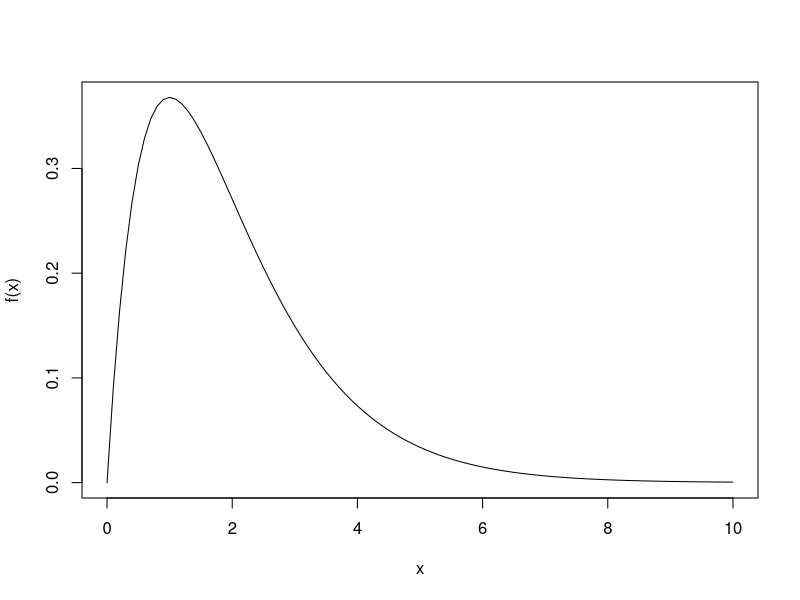
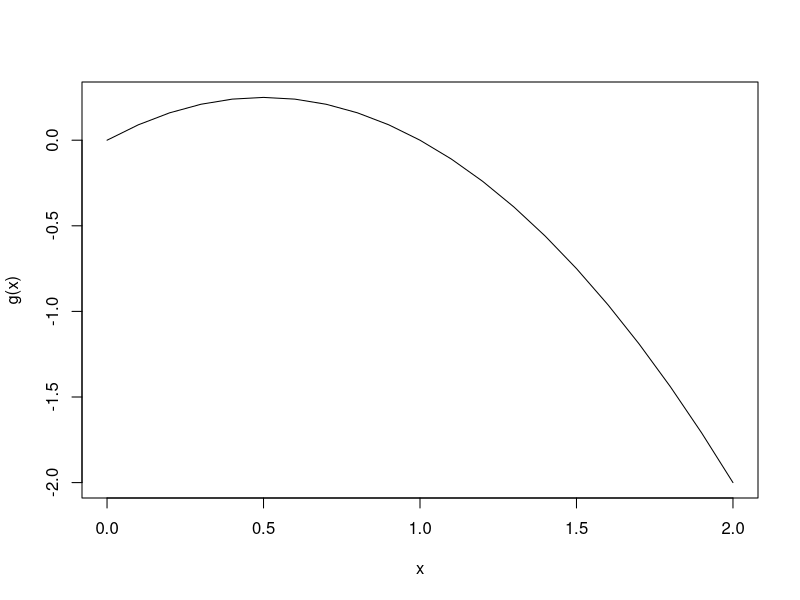
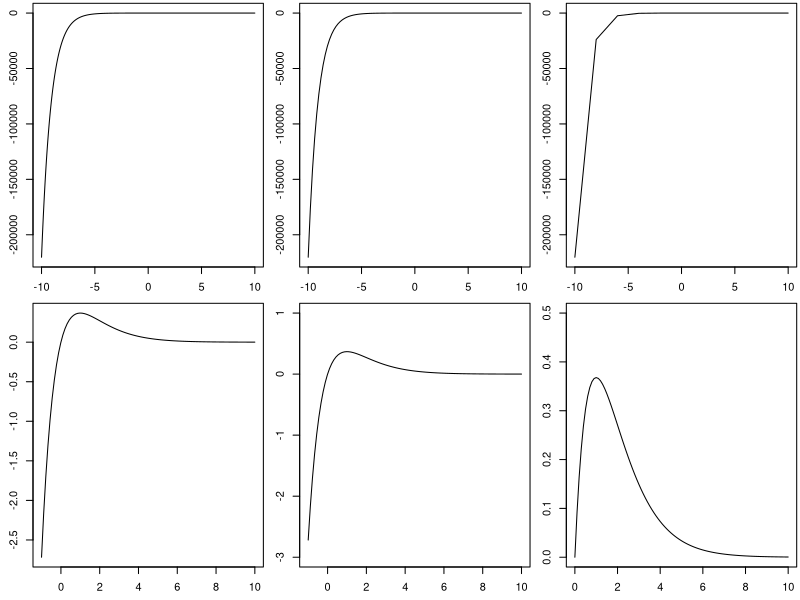
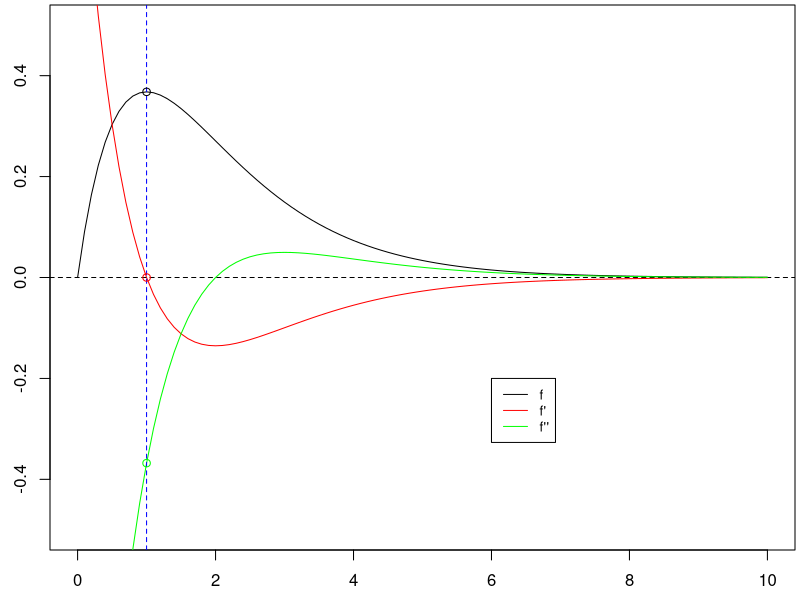
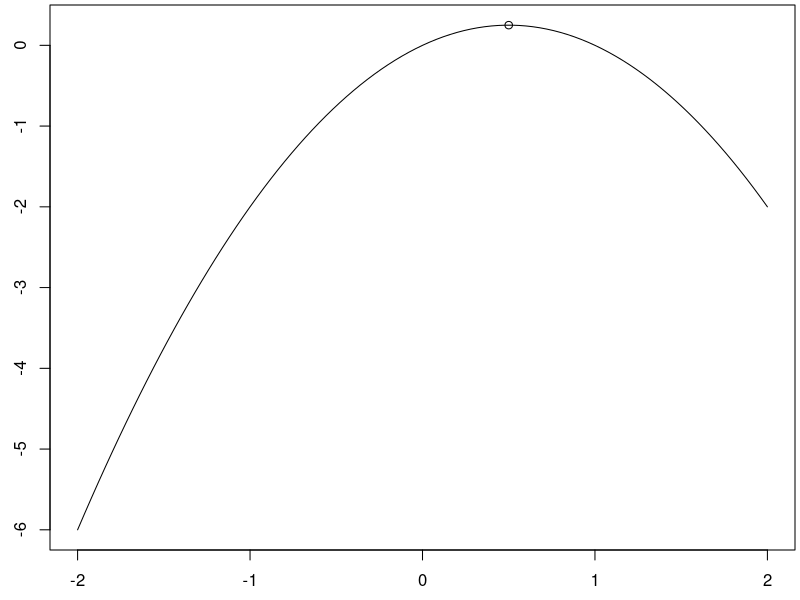
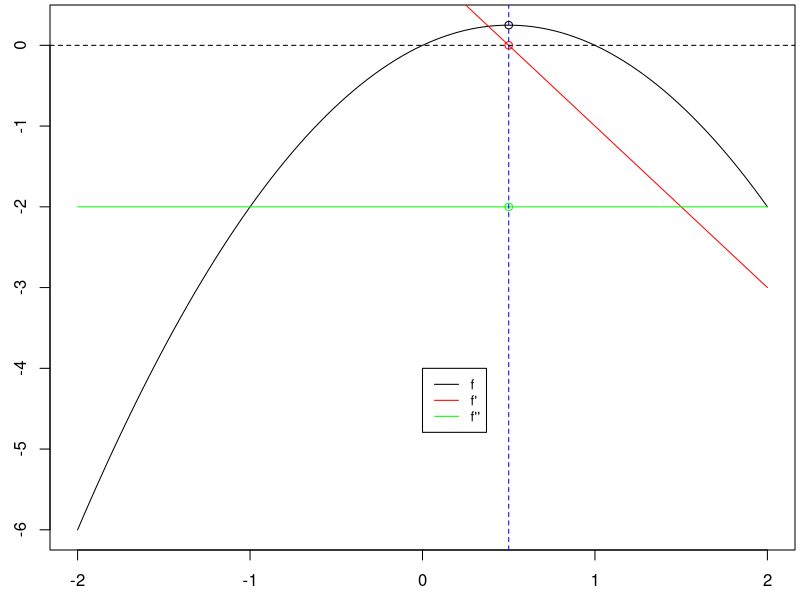
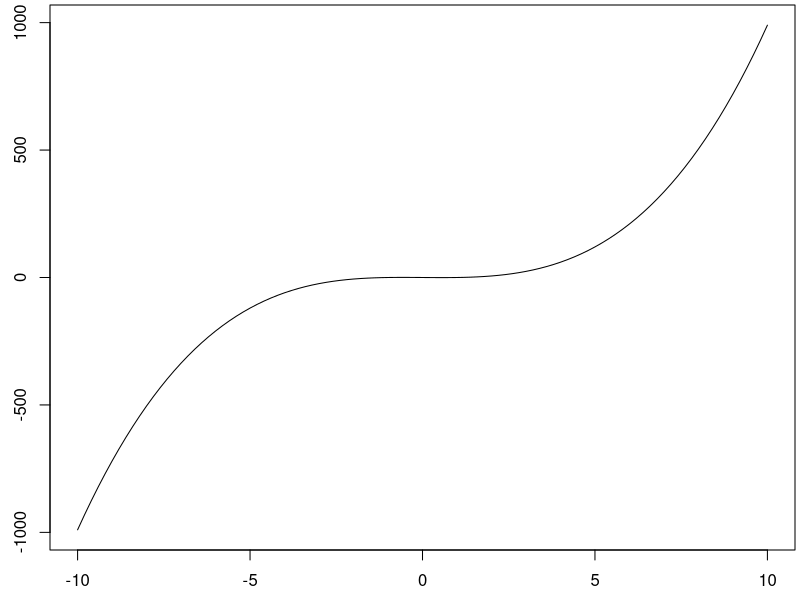
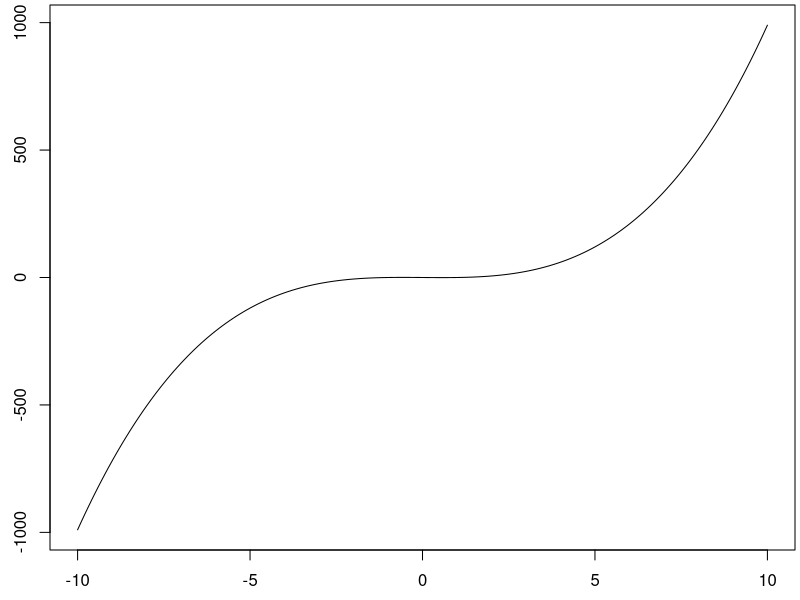

Here is the R script that generated these plots, in order:
f <- function(x){x*exp(-x)}
Df <- function(x){1*exp(-x) - x*(exp(-x))}
D2f <- function(x){-2*exp(-x) + x*exp(-x)}

x <- seq(0,10, 0.1)
plot(x,f(x),type="l")
uniroot(Df,c(0,10))$root
#Seems like the critical value is 1. 
#Check, do we get zero?
Df(1)
#now compute second derivative
D2f(1)
#It's negative, so concave downwards and we have a local max.





g <- function(x){x*(1-x)}
Dg <- function(x){1-2*x}
D2g <- function(x){0*x-2} #Is the zero important?

cv <- uniroot(Dg,c(0,10))$root
cv
D2g(cv)

x <- seq(0,2, 0.1)
plot(x,g(x),type="l")



my_plot <- function(f,left_bound,right_bound,gap = (right_bound-left_bound)/100, mar = c(2.5,2.5,0.25,0.25), type = "l",... ){
  x <- seq(left_bound,right_bound,gap)
  par(mar=mar)
  plot(x,f(x),type = type,...)
}
my_lines <- function(f,left_bound,right_bound,gap = (right_bound-left_bound)/100, type = "l",... ){
  x <- seq(left_bound,right_bound,gap)
  lines(x,f(x),type = type,...)
}

uniroot(Df,c(-10,10))$root
cv <- uniroot(Df,c(-10,10))$root
Df(cv) #Check we get Df = 0
Df(1) #Uniroot gives approximates, so we may need to round.

par(mfrow=c(2,3))
my_plot(f,-10,10,0.001) #We specify plotting another point every 0.0001. 
my_plot(f,-10,10) #The default in our custom function uses 101 points. 
my_plot(f,-10,10,2) #We specify plotting another point every 2. 
my_plot(f,-1,10)
my_plot(f,-1,10,ylim=c(-3,1))
my_plot(f,0,10,ylim=c(0,0.5))

a<-0
b<-10
par(mfrow=c(1,1))
my_plot(f,a,b,ylim=c(-0.5,0.5))
my_lines(Df,a,b,col = "red")
abline(h=0, lty = 2)
my_lines(D2f,a,b, col = "green")
abline(v=cv,col="blue",lty = 2)
points(cv,f(cv))
points(cv,Df(cv),col="red")
points(cv,D2f(cv),col="green")
legend(6, -.2, legend=c("f", "f\'", "f\'\'"),
       col=c("black","red", "green"), lty=1, cex=0.8)




g <- function(x){x*(1-x)}
Dg <- function(x){1-2*x}
D2g <- function(x){0*x-2} #Is the zero important?


uniroot(Dg,c(-10,10))$root
cv <- uniroot(Dg,c(-10,10))$root
cv

D2g(1/2)
D2g(cv)

my_plot(g,-2,2)
points(cv,g(cv))


a <- -2
b <- 2
my_plot(g,a,b)
my_lines(Dg,a,b,col = "red")
abline(h=0, lty = 2)
my_lines(D2g,a,b, col = "green")
abline(v=cv,col="blue",lty = 2)
points(cv,g(cv))
points(cv,Dg(cv),col="red")
points(cv,D2g(cv),col="green")
legend((a+b)/2, (g(a)+g(b))/2, legend=c("f", "f\'", "f\'\'"),
       col=c("black","red", "green"), lty=1, cex=0.8)





h <- function(x){x^3-x}
Dh <- function(x){3*x^2-1}
D2h <- function(x){6*x}

my_plot(h,-10,10)

x <- seq(-10,10,0.1)
plot(x,h(x),type="l")

my_plot(h,-2,2)


cv <- uniroot(Dh,c(0,10))$root
cv
Dh(cv)
D2h(cv)


cv <- uniroot(Dh,c(-2,0))$root
cv
Dh(cv)
D2h(cv)

my_plot(h, -1,2)
